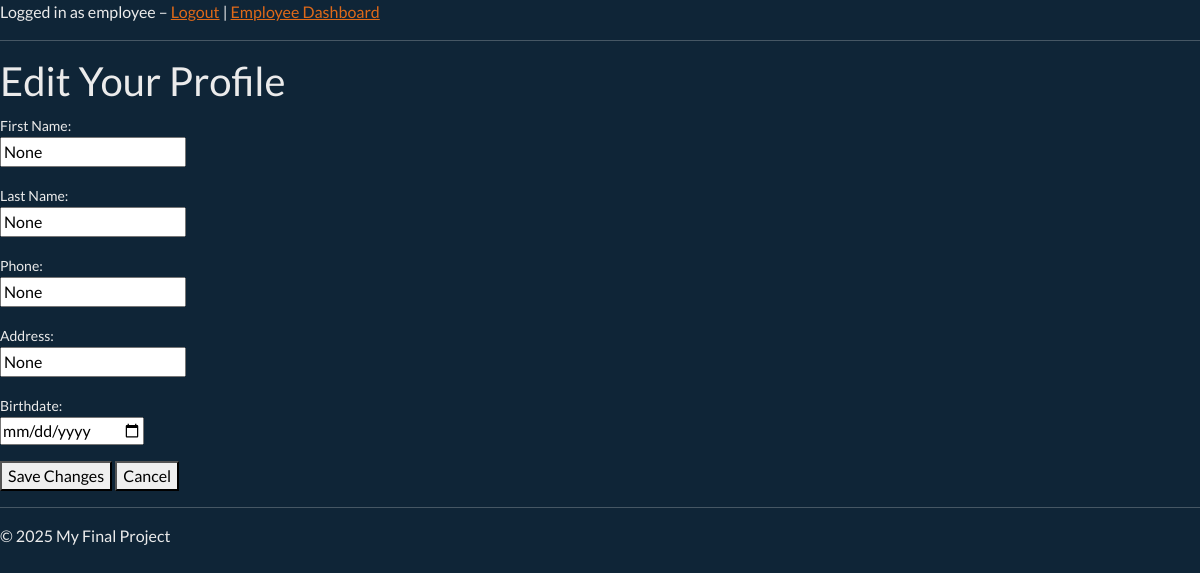
The page /employee/edit-profile (signed in) on the database its author committed.
### app.py (models this page shows)
class User(db.Model):
    id = db.Column(db.Integer, primary_key=True)
    username = db.Column(db.String(150), unique=True, nullable=False)
    password = db.Column(db.String(150), nullable=False)
    role = db.Column(db.String(50), nullable=False, default="employee")
    first_name = db.Column(db.String(100), nullable=True)
    last_name = db.Column(db.String(100), nullable=True)
    phone = db.Column(db.String(50), nullable=True)
    address = db.Column(db.String(200), nullable=True)
    birthdate = db.Column(db.Date, nullable=True)
    hours_worked = db.Column(db.Float, default=0.0)
    projects = db.relationship(
        'Project',
        secondary=employee_projects,
        back_populates='users'
    )

### app.py (the view, shortened to what this page needs)
@app.route('/employee/edit-profile', methods=['GET', 'POST'])
@login_required
def employee_edit_profile():
    if session.get('role') == 'admin':
        return redirect(url_for('manager_dashboard'))
    user = User.query.get(session['user_id'])
    return render_template('employee_edit_profile.html', user=user)

### app.py (called while the page is built)
def login_required(f):
    @wraps(f)
    def decorated_function(*args, **kwargs):
        if 'user_id' not in session:
            flash("Please log in first.", "warning")
            return redirect(url_for('login'))
        return f(*args, **kwargs)
    return decorated_function

@app.before_request
def setup():
    global app_initialized
    if not app_initialized:
        db.create_all()
        create_admin()
        app_initialized = True

### templates/employee_edit_profile.html (shortened to what this page needs)
{% extends "base.html" %}
{% block content %}
<h1>Edit Your Profile</h1>
<form method="POST">
    <p>
        <label for="first_name">First Name:</label><br>
        <input
            type="text"
            id="first_name"
            name="first_name"
            value="{{ user.first_name | default('') }}"
        >
    </p>
    <p>
        <label for="last_name">Last Name:</label><br>
        <input
            type="text"
            id="last_name"
            name="last_name"
            value="{{ user.last_name | default('') }}"
        >
    </p>
    <p>
        <label for="phone">Phone:</label><br>
        <input
            type="text"
            id="phone"
            name="phone"
            value="{{ user.phone | default('') }}"
        >
    </p>
    <p>
        <label for="address">Address:</label><br>
        <input
            type="text"
            id="address"
            name="address"
            value="{{ user.address | default('') }}"
        >
    </p>
    <p>
        <label for="birthdate">Birthdate:</label><br>
        <input
            type="date"
            id="birthdate"
            name="birthdate"
        >
    </p>
    <button type="submit">Save Changes</button>
    <a href="{{ url_for('employee_dashboard') }}">
        <button type="button">Cancel</button>
    </a>
</form>
{% endblock %}

### templates/base.html (shortened to what this page needs)
<!DOCTYPE html>
<html lang="en">
<head>
    <link rel="stylesheet" href="https://cdn.jsdelivr.net/npm/bootswatch@5.3.0/dist/superhero/bootstrap.min.css">
  </head>
<body>
  <header>
    <nav>
      {% if session['user_id'] is defined %}
          Logged in as {{ session.get('role') }}
          – <a href="{{ url_for('logout') }}">Logout</a>
          {% if session.get('role') == 'admin' %}
             | <a href="{{ url_for('manager_dashboard') }}">Manager Dashboard</a>
          {% else %}
             | <a href="{{ url_for('employee_dashboard') }}">Employee Dashboard</a>
          {% endif %}
      {% else %}
          <a href="{{ url_for('login') }}">Login</a> |
          <a href="{{ url_for('signup') }}">Sign Up</a>
      {% endif %}
    </nav>
  </header>
  <hr>
  <main>
    {% block content %}{% endblock %}
  </main>
  <footer>
    <hr>
    <p>&copy; 2025 My Final Project</p>
  </footer>
</body>
</html>

### rows shown on the page
User: get "employee", first_name "None", last_name "None", phone "None", address "None"
